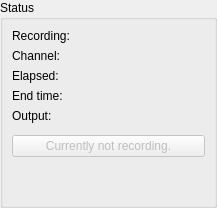
<?xml version="1.0" encoding="UTF-8"?>
<ui version="4.0">
 <class>RecorderInfoWidget</class>
 <widget class="QStackedWidget" name="RecorderInfoWidget">
  <property name="geometry">
   <rect>
    <x>0</x>
    <y>0</y>
    <width>217</width>
    <height>208</height>
   </rect>
  </property>
  <property name="windowIcon">
   <iconset resource="../../../data/icons.qrc">
    <normaloff>:/icons/24x24/recorder.png</normaloff>:/icons/24x24/recorder.png</iconset>
  </property>
  <property name="currentIndex">
   <number>0</number>
  </property>
  <widget class="QWidget" name="pageMain">
   <layout class="QVBoxLayout" name="verticalLayout_3">
    <property name="margin">
     <number>0</number>
    </property>
    <item>
     <widget class="QGroupBox" name="groupMain">
      <property name="title">
       <string>Status</string>
      </property>
      <layout class="QGridLayout" name="gridLayout_3">
       <item row="0" column="0">
        <widget class="QLabel" name="labelCurrent">
         <property name="sizePolicy">
          <sizepolicy hsizetype="Maximum" vsizetype="Preferred">
           <horstretch>0</horstretch>
           <verstretch>0</verstretch>
          </sizepolicy>
         </property>
         <property name="text">
          <string>Recording:</string>
         </property>
        </widget>
       </item>
       <item row="0" column="1">
        <widget class="QLabel" name="valueCurrent">
         <property name="text">
          <string/>
         </property>
        </widget>
       </item>
       <item row="1" column="0">
        <widget class="QLabel" name="labelChannel">
         <property name="sizePolicy">
          <sizepolicy hsizetype="Maximum" vsizetype="Preferred">
           <horstretch>0</horstretch>
           <verstretch>0</verstretch>
          </sizepolicy>
         </property>
         <property name="text">
          <string>Channel:</string>
         </property>
        </widget>
       </item>
       <item row="1" column="1">
        <widget class="QLabel" name="valueChannel">
         <property name="text">
          <string/>
         </property>
        </widget>
       </item>
       <item row="2" column="0">
        <widget class="QLabel" name="labelTime">
         <property name="sizePolicy">
          <sizepolicy hsizetype="Maximum" vsizetype="Preferred">
           <horstretch>0</horstretch>
           <verstretch>0</verstretch>
          </sizepolicy>
         </property>
         <property name="text">
          <string>Elapsed:</string>
         </property>
        </widget>
       </item>
       <item row="2" column="1">
        <widget class="QLabel" name="valueTime">
         <property name="text">
          <string/>
         </property>
        </widget>
       </item>
       <item row="3" column="0">
        <widget class="QLabel" name="labelEndTime">
         <property name="sizePolicy">
          <sizepolicy hsizetype="Maximum" vsizetype="Preferred">
           <horstretch>0</horstretch>
           <verstretch>0</verstretch>
          </sizepolicy>
         </property>
         <property name="text">
          <string>End time:</string>
         </property>
        </widget>
       </item>
       <item row="3" column="1">
        <widget class="QLabel" name="valueEndTime">
         <property name="text">
          <string/>
         </property>
        </widget>
       </item>
       <item row="4" column="0" colspan="2">
        <widget class="QLabel" name="labelFile">
         <property name="text">
          <string>Output:</string>
         </property>
        </widget>
       </item>
       <item row="5" column="0" colspan="2">
        <widget class="ScrollingWidget" name="valueFile" native="true"/>
       </item>
       <item row="6" column="0" colspan="2">
        <widget class="QPushButton" name="buttonRecordStop">
         <property name="enabled">
          <bool>false</bool>
         </property>
         <property name="text">
          <string>Currently not recording.</string>
         </property>
         <property name="icon">
          <iconset resource="../../../data/icons.qrc">
           <normaloff>:/icons/16x16/media-playback-stop.png</normaloff>:/icons/16x16/media-playback-stop.png</iconset>
         </property>
        </widget>
       </item>
       <item row="7" column="0" colspan="2">
        <spacer name="verticalSpacer">
         <property name="orientation">
          <enum>Qt::Vertical</enum>
         </property>
         <property name="sizeHint" stdset="0">
          <size>
           <width>20</width>
           <height>40</height>
          </size>
         </property>
        </spacer>
       </item>
      </layout>
     </widget>
    </item>
   </layout>
  </widget>
  <widget class="QWidget" name="pageRecording">
   <layout class="QVBoxLayout" name="verticalLayout_4">
    <property name="margin">
     <number>0</number>
    </property>
    <item>
     <widget class="QGroupBox" name="groupRecording">
      <property name="title">
       <string/>
      </property>
      <layout class="QGridLayout" name="gridLayout_4">
       <item row="1" column="1">
        <widget class="QLabel" name="labelRChannel">
         <property name="sizePolicy">
          <sizepolicy hsizetype="Maximum" vsizetype="Preferred">
           <horstretch>0</horstretch>
           <verstretch>0</verstretch>
          </sizepolicy>
         </property>
         <property name="text">
          <string>Channel:</string>
         </property>
        </widget>
       </item>
       <item row="2" column="1">
        <widget class="QLabel" name="labelRTime">
         <property name="sizePolicy">
          <sizepolicy hsizetype="Maximum" vsizetype="Preferred">
           <horstretch>0</horstretch>
           <verstretch>0</verstretch>
          </sizepolicy>
         </property>
         <property name="text">
          <string>Time:</string>
         </property>
        </widget>
       </item>
       <item row="2" column="2">
        <widget class="QLabel" name="valueRTime"/>
       </item>
       <item row="3" column="1">
        <widget class="QLabel" name="labelRDuration">
         <property name="sizePolicy">
          <sizepolicy hsizetype="Maximum" vsizetype="Preferred">
           <horstretch>0</horstretch>
           <verstretch>0</verstretch>
          </sizepolicy>
         </property>
         <property name="text">
          <string>Duration:</string>
         </property>
        </widget>
       </item>
       <item row="3" column="2">
        <widget class="QLabel" name="valueRDuration"/>
       </item>
       <item row="4" column="1">
        <widget class="QLabel" name="labelRFile">
         <property name="sizePolicy">
          <sizepolicy hsizetype="Maximum" vsizetype="Preferred">
           <horstretch>0</horstretch>
           <verstretch>0</verstretch>
          </sizepolicy>
         </property>
         <property name="text">
          <string>File:</string>
         </property>
        </widget>
       </item>
       <item row="5" column="1" colspan="2">
        <widget class="ScrollingWidget" name="valueRFile" native="true"/>
       </item>
       <item row="6" column="1" colspan="2">
        <layout class="QHBoxLayout" name="horizontalLayout">
         <item>
          <widget class="QPushButton" name="buttonRPlay">
           <property name="text">
            <string>Play</string>
           </property>
           <property name="icon">
            <iconset resource="../../../data/icons.qrc">
             <normaloff>:/icons/16x16/media-playback-start.png</normaloff>:/icons/16x16/media-playback-start.png</iconset>
           </property>
          </widget>
         </item>
         <item>
          <widget class="QPushButton" name="buttonRDelete">
           <property name="text">
            <string>Delete</string>
           </property>
           <property name="icon">
            <iconset resource="../../../data/icons.qrc">
             <normaloff>:/icons/16x16/close.png</normaloff>:/icons/16x16/close.png</iconset>
           </property>
          </widget>
         </item>
        </layout>
       </item>
       <item row="1" column="2">
        <widget class="QLabel" name="valueRChannel">
         <property name="text">
          <string/>
         </property>
        </widget>
       </item>
       <item row="8" column="1" colspan="2">
        <widget class="QPushButton" name="buttonRBack">
         <property name="text">
          <string>Back</string>
         </property>
         <property name="icon">
          <iconset resource="../../../data/icons.qrc">
           <normaloff>:/icons/16x16/go-previous.png</normaloff>:/icons/16x16/go-previous.png</iconset>
         </property>
        </widget>
       </item>
       <item row="7" column="1" colspan="2">
        <spacer name="verticalSpacer_2">
         <property name="orientation">
          <enum>Qt::Vertical</enum>
         </property>
         <property name="sizeHint" stdset="0">
          <size>
           <width>20</width>
           <height>40</height>
          </size>
         </property>
        </spacer>
       </item>
      </layout>
     </widget>
    </item>
   </layout>
  </widget>
  <widget class="QWidget" name="pageTimer">
   <layout class="QVBoxLayout" name="verticalLayout">
    <property name="margin">
     <number>0</number>
    </property>
    <item>
     <widget class="QGroupBox" name="groupTimer">
      <property name="title">
       <string>Edit timer</string>
      </property>
      <layout class="QVBoxLayout" name="verticalLayout_2">
       <item>
        <widget class="TimersEditorWidget" name="editor" native="true"/>
       </item>
       <item>
        <layout class="QHBoxLayout" name="horizontalLayout_2">
         <item>
          <widget class="QPushButton" name="buttonTSave">
           <property name="text">
            <string>Save</string>
           </property>
           <property name="icon">
            <iconset resource="../../../data/icons.qrc">
             <normaloff>:/icons/16x16/save.png</normaloff>:/icons/16x16/save.png</iconset>
           </property>
          </widget>
         </item>
         <item>
          <widget class="QPushButton" name="buttonTDelete">
           <property name="text">
            <string>Delete</string>
           </property>
           <property name="icon">
            <iconset resource="../../../data/icons.qrc">
             <normaloff>:/icons/16x16/close.png</normaloff>:/icons/16x16/close.png</iconset>
           </property>
          </widget>
         </item>
        </layout>
       </item>
       <item>
        <spacer name="verticalSpacer_3">
         <property name="orientation">
          <enum>Qt::Vertical</enum>
         </property>
         <property name="sizeHint" stdset="0">
          <size>
           <width>20</width>
           <height>112</height>
          </size>
         </property>
        </spacer>
       </item>
       <item>
        <widget class="QPushButton" name="buttonTBack">
         <property name="text">
          <string>Back</string>
         </property>
         <property name="icon">
          <iconset resource="../../../data/icons.qrc">
           <normaloff>:/icons/16x16/go-previous.png</normaloff>:/icons/16x16/go-previous.png</iconset>
         </property>
        </widget>
       </item>
      </layout>
     </widget>
    </item>
   </layout>
  </widget>
 </widget>
 <customwidgets>
  <customwidget>
   <class>ScrollingWidget</class>
   <extends>QWidget</extends>
   <header>ui/core/ScrollingWidget.h</header>
   <container>1</container>
  </customwidget>
  <customwidget>
   <class>TimersEditorWidget</class>
   <extends>QWidget</extends>
   <header>ui/recorder/TimersEditorWidget.h</header>
   <container>1</container>
  </customwidget>
 </customwidgets>
 <resources>
  <include location="../../../data/icons.qrc"/>
 </resources>
 <connections/>
</ui>
